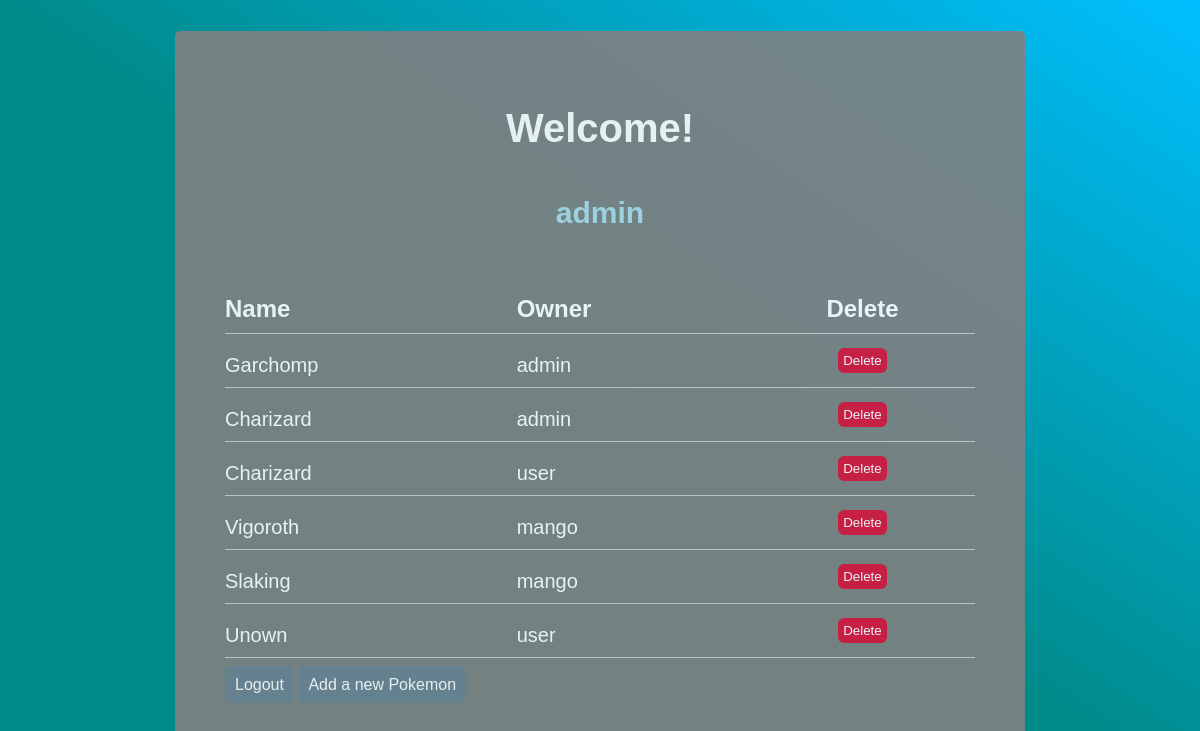
The page /profile (signed in) on the database as committed earlier.
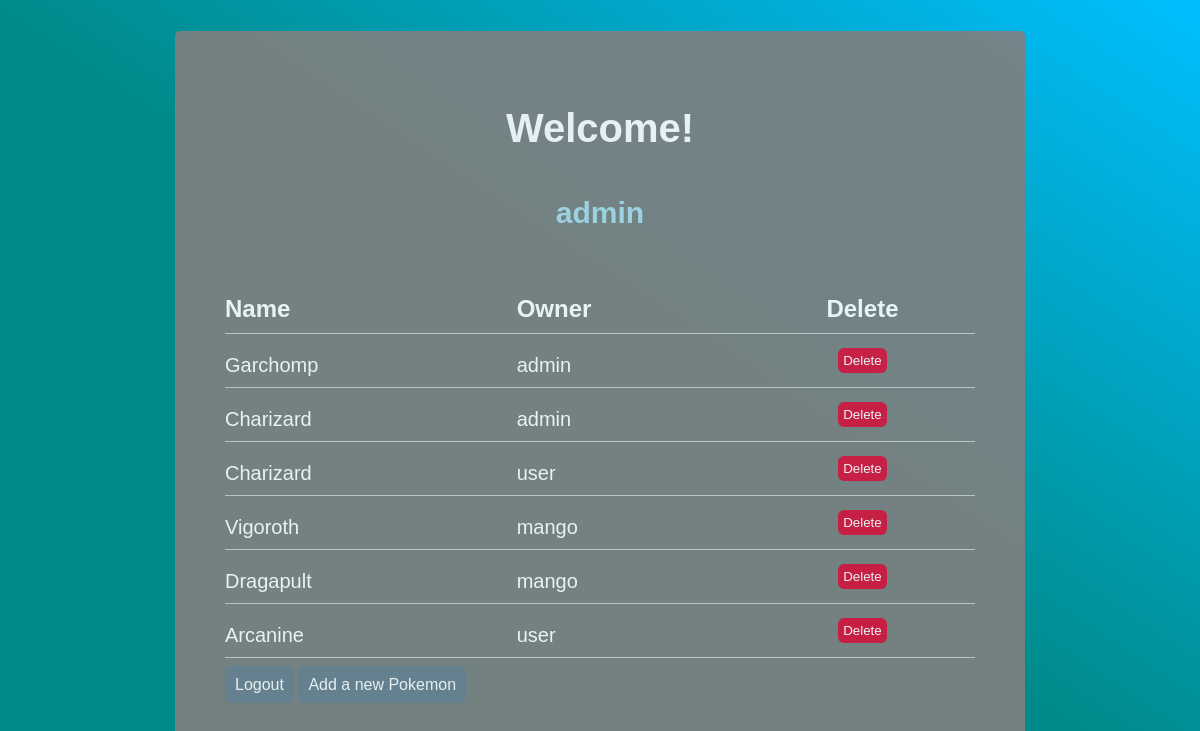
The same page on the database as committed later.
### models.py (models this page shows)
class Pokemon(db.Model):
    __tablename__ = 'pokemon'
    id = db.Column(db.Integer, primary_key=True)
    name = db.Column(db.String(20))
    owner = db.Column(db.String(20), db.ForeignKey('users.username', ondelete='CASCADE'))

### main.py (the view)
@main.route('/profile')
@roles_accepted('admin', 'user')
def profile():
    pokemons = get_all_pokemon()
    return render_template('profile.html', name=current_user.username, pokemons=pokemons)

### main.py (called while the page is built)
@main.route('/get_pokemon', methods=['GET'])
@roles_accepted('admin')
def get_all_pokemon():
    all_pokemon = Pokemon.query.all()
    pokemons = pokemons_schema.dump(all_pokemon)
    return pokemons

### templates/profile.html (shortened to what this page needs)
<!DOCTYPE html>
<html lang="en">
<head>
    <link rel="stylesheet" href="/static/css/main.css" />
</head>
<body>
    <div class="dataForm">
        <h1>Welcome!</h1>
        <h2>{{ name }}</h2>
        <table id="allPokemon">
            <tr>
                <th>Name</th>
                <th>Owner</th>
                <th class="th_button">Delete</th>
            </tr>
            {% for pokemon in pokemons %}
                <a class="pokemons" href="{{ url_for('main.get_all_pokemon') }}">
                <tr>
                    <td>{{ pokemon["name"] }}</td>
                    <td>{{ pokemon["owner"] }}</td>
                    <form action="{{ url_for('main.remove_pokemon', id=pokemon["id"])}}" method="post">
                    <td class="td_button"><input type="submit" class="deleteBtn" value="Delete"></td>
                    </form>
                </tr>
                </a>
            {% endfor %}
        </table>
    <br>
        <a href="/logout" class="loginBtn">Logout</a>
        <a href="/add_pokemon" class="loginBtn">Add a new Pokemon</a>
    </div>
</body>
</html>

Rows that differ between the two databases and show on the page:
removed Pokemon: name "Slaking", owner "mango"
removed Pokemon: name "Unown", owner "user"
added Pokemon: name "Dragapult", owner "mango"
added Pokemon: name "Arcanine", owner "user"
